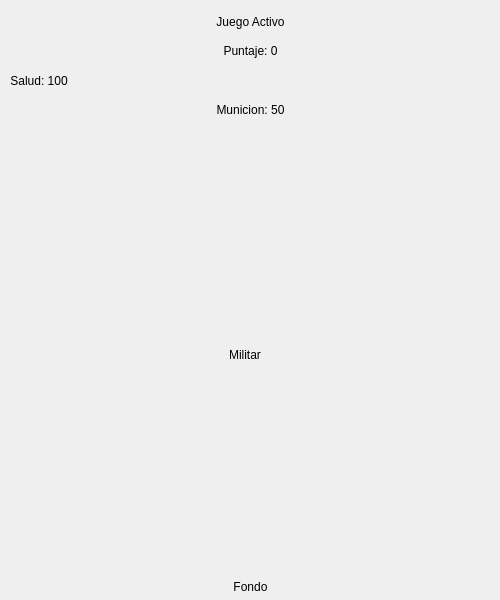
<?xml version="1.0" encoding="UTF-8"?>
<ui version="4.0">
 <class>Form</class>
 <widget class="QWidget" name="Form">
  <property name="geometry">
   <rect>
    <x>0</x>
    <y>0</y>
    <width>500</width>
    <height>600</height>
   </rect>
  </property>
  <property name="windowTitle">
   <string>Form</string>
  </property>
  <widget class="QWidget" name="verticalLayoutWidget">
   <property name="geometry">
    <rect>
     <x>10</x>
     <y>10</y>
     <width>481</width>
     <height>111</height>
    </rect>
   </property>
   <layout class="QVBoxLayout" name="verticalLayout">
    <item>
     <widget class="QLabel" name="EstadoJuegoLabel">
      <property name="text">
       <string>Juego Activo</string>
      </property>
      <property name="alignment">
       <set>Qt::AlignCenter</set>
      </property>
     </widget>
    </item>
    <item>
     <widget class="QLabel" name="PuntajeLabel">
      <property name="text">
       <string>Puntaje: 0</string>
      </property>
      <property name="alignment">
       <set>Qt::AlignCenter</set>
      </property>
     </widget>
    </item>
    <item>
     <layout class="QHBoxLayout" name="horizontalLayout_2">
      <item>
       <widget class="QLabel" name="SaludLabel">
        <property name="text">
         <string>Salud: 100</string>
        </property>
        <property name="alignment">
         <set>Qt::AlignCenter</set>
        </property>
       </widget>
      </item>
      <item>
       <spacer name="horizontalSpacer">
        <property name="orientation">
         <enum>Qt::Horizontal</enum>
        </property>
        <property name="sizeType">
         <enum>QSizePolicy::Fixed</enum>
        </property>
        <property name="sizeHint" stdset="0">
         <size>
          <width>20</width>
          <height>20</height>
         </size>
        </property>
       </spacer>
      </item>
      <item>
       <widget class="QLabel" name="BarraSaludLabel">
        <property name="text">
         <string/>
        </property>
       </widget>
      </item>
      <item>
       <spacer name="horizontalSpacer_2">
        <property name="orientation">
         <enum>Qt::Horizontal</enum>
        </property>
        <property name="sizeType">
         <enum>QSizePolicy::Expanding</enum>
        </property>
        <property name="sizeHint" stdset="0">
         <size>
          <width>10</width>
          <height>20</height>
         </size>
        </property>
       </spacer>
      </item>
     </layout>
    </item>
    <item>
     <widget class="QLabel" name="MunicionLabel">
      <property name="text">
       <string>Municion: 50</string>
      </property>
      <property name="alignment">
       <set>Qt::AlignCenter</set>
      </property>
     </widget>
    </item>
   </layout>
  </widget>
  <widget class="QWidget" name="ZonaJuego" native="true">
   <property name="geometry">
    <rect>
     <x>10</x>
     <y>130</y>
     <width>481</width>
     <height>461</height>
    </rect>
   </property>
   <widget class="QLabel" name="MilitarLabel">
    <property name="geometry">
     <rect>
      <x>210</x>
      <y>200</y>
      <width>50</width>
      <height>50</height>
     </rect>
    </property>
    <property name="sizePolicy">
     <sizepolicy hsizetype="Preferred" vsizetype="Preferred">
      <horstretch>0</horstretch>
      <verstretch>0</verstretch>
     </sizepolicy>
    </property>
    <property name="minimumSize">
     <size>
      <width>50</width>
      <height>50</height>
     </size>
    </property>
    <property name="maximumSize">
     <size>
      <width>50</width>
      <height>50</height>
     </size>
    </property>
    <property name="frameShape">
     <enum>QFrame::NoFrame</enum>
    </property>
    <property name="text">
     <string>Militar</string>
    </property>
    <property name="alignment">
     <set>Qt::AlignCenter</set>
    </property>
   </widget>
  </widget>
  <widget class="QLabel" name="ContornoZonaJuegoLabel">
   <property name="geometry">
    <rect>
     <x>7</x>
     <y>127</y>
     <width>487</width>
     <height>467</height>
    </rect>
   </property>
   <property name="text">
    <string>Fondo</string>
   </property>
   <property name="alignment">
    <set>Qt::AlignBottom|Qt::AlignHCenter</set>
   </property>
  </widget>
  <widget class="QLabel" name="FondoNulo">
   <property name="geometry">
    <rect>
     <x>0</x>
     <y>0</y>
     <width>500</width>
     <height>600</height>
    </rect>
   </property>
   <property name="text">
    <string/>
   </property>
  </widget>
  <zorder>FondoNulo</zorder>
  <zorder>ContornoZonaJuegoLabel</zorder>
  <zorder>verticalLayoutWidget</zorder>
  <zorder>ZonaJuego</zorder>
 </widget>
 <resources/>
 <connections/>
</ui>
